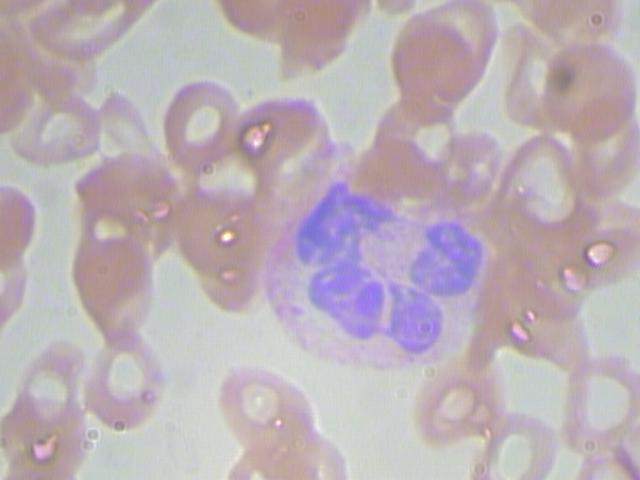
#> input picture codes . datasets/BloodImage_00000.jpg, 640 x 480 px
$ python wbc_count.py
#> lines starting #> are read from the running program, lines starting #| are printed output that depends on the picture; after the words box and inside, x2 and y2 are one past the last pixel; in counts of white or black regions, pixels touching at a corner belong together
import numpy as np
import imutils
import cv2

image = cv2.imread('BloodImage_00000.jpg')
#> image is the input picture: shape (480, 640, 3); mean B, G, R 182.3, 175.5, 187.3

dst = cv2.fastNlMeansDenoisingColored(image, None, 10, 10, 7, 15)
# [5 lines of commented-out code are left out]

rgb_image = cv2.cvtColor(dst, cv2.COLOR_BGR2RGB)
cv2.imwrite("RGB_image.jpg",rgb_image)

new_image = cv2.medianBlur(rgb_image, 5)
cv2.imwrite("median_blur.jpg",new_image)

hsv_image = cv2.cvtColor(new_image, cv2.COLOR_RGB2HSV)
#> hsv_image: shape (480, 640, 3); mean H, S, V 94.9, 25.5, 191.9
h, s, v = cv2.split(hsv_image)
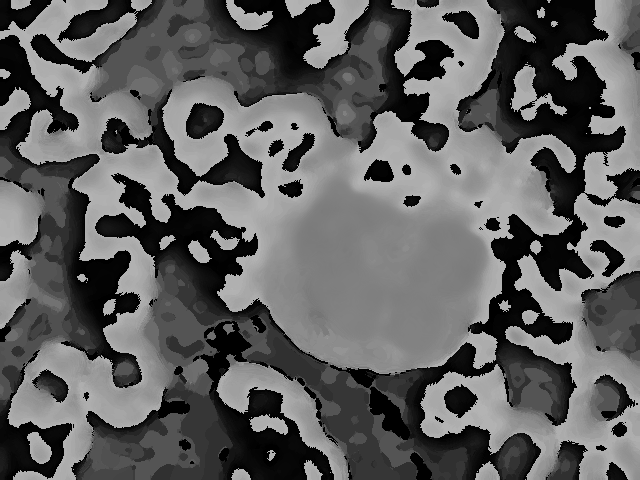
#> h: shape (480, 640); min 0, max 179, mean 94.9
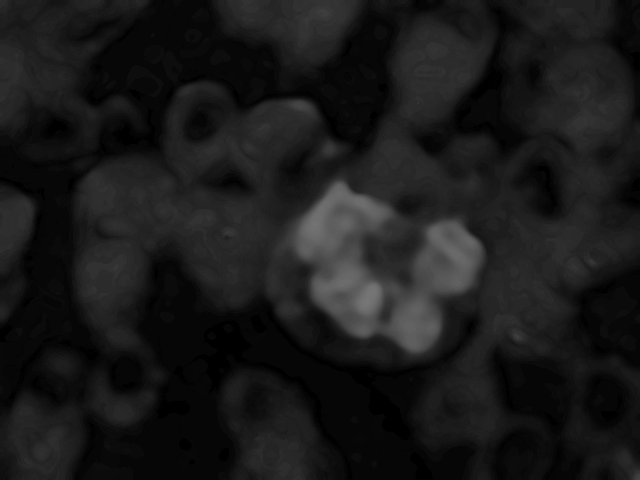
#> s: shape (480, 640); min 0, max 118, mean 25.5
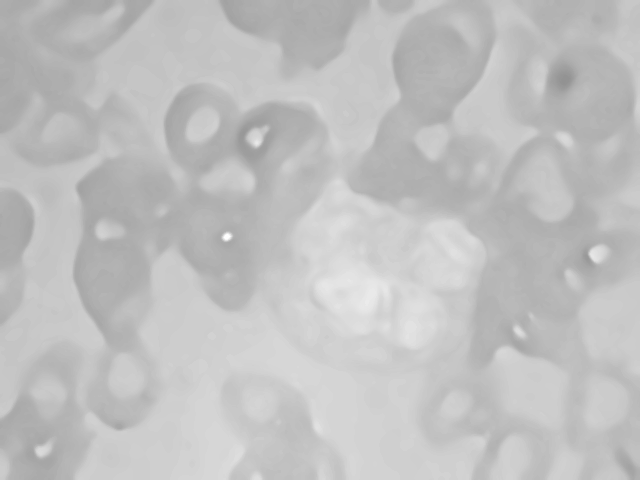
#> v: shape (480, 640); min 146, max 254, mean 191.9
cv2.imwrite("H.jpg",h)
cv2.imwrite("S.jpg",s)
cv2.imwrite("V.jpg",v)

ret,th1 = cv2.threshold(h,180,255, cv2.THRESH_BINARY+cv2.THRESH_OTSU)
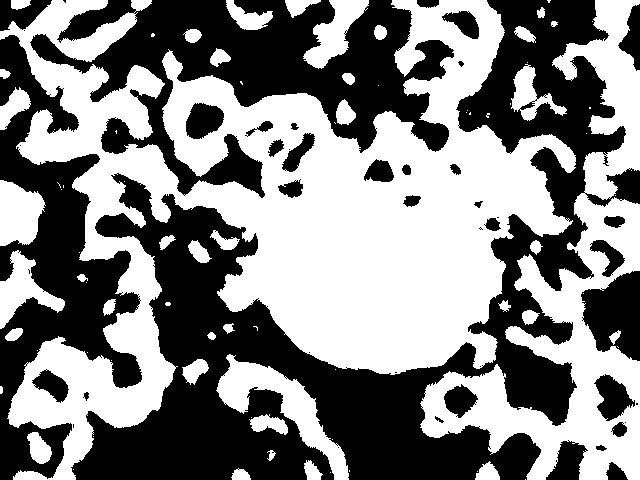
#> th1: shape (480, 640); 51.3% white; 47 black regions (15 under 20 px)
#> ret = 90
cv2.imwrite('Binary_image.jpg',th1)

kernel = np.ones((5,5), dtype = "uint8")/9
bilateral = cv2.bilateralFilter(th1, 9 , 75, 75)
erosion = cv2.erode(bilateral, kernel, iterations = 6)
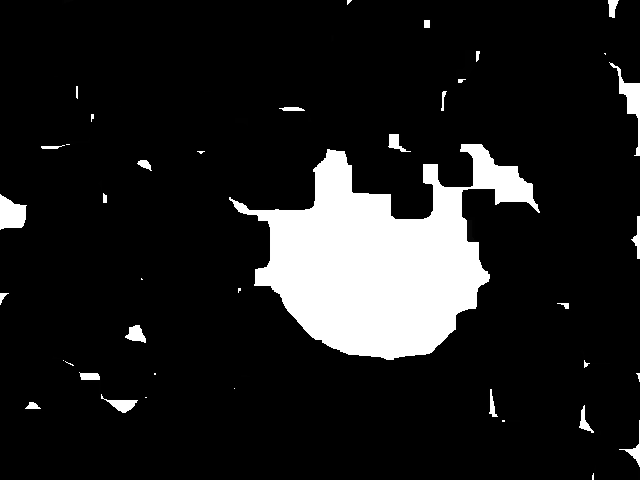
#> erosion: shape (480, 640); min 0, max 255, mean 30.3
cv2.imwrite('mask_erosion.jpg', erosion)

# find contours in the thresholded image
cnts = cv2.findContours(th1.copy(), cv2.RETR_EXTERNAL,cv2.CHAIN_APPROX_SIMPLE)
#> cnts = 81 contours, 42 with area under 20; largest, box (x1, y1, x2, y2) and area: (0, 0, 576, 480) 110332, (420, 0, 640, 480) 31156, (216, 354, 349, 480) 4313, (0, 180, 46, 246) 2149, (0, 250, 65, 329) 1904
cnts = imutils.grab_contours(cnts)
print("[INFO] {} unique contours found".format(len(cnts)))
#| [INFO] 81 unique contours found

# loop over the contours
for (i, c) in enumerate(cnts):
    # draw the contour
    ((x, y), _) = cv2.minEnclosingCircle(c)
    cv2.putText(image, "#{}".format(i + 1), (int(x) - 10, int(y)),
    cv2.FONT_HERSHEY_SIMPLEX, 0.6, (0, 0, 255), 2)
    cv2.drawContours(image, [c], -1, (0, 255, 0), 2)
#> this loop made 81 passes
#> (x, y) on passes 1, 2, 3, 5, 6, 7, 8, 9, 10, 11, 12, 13: (525, 479), (330, 472), (477, 471), (73, 469), (240.6, 477), (487, 473.9), (313, 469.5), (270.5, 455), (332, 439), (93, 436), (37.5, 447.5), (251, 417)
#> (c, x, y) on passes 4, 22, 43, 49, 51, 53: ([[349, 470], [349, 471]], 349, 470.5), ([[617, 346], [618, 347]], 617.5, 346.5), ([[63, 185], [63, 187]], 63, 186), ([[116, 130], [115, 131], [116, 132], [116, 133]], 116, 131.5), ([[334, 122], [335, 123]], 334.5, 122.5), ([[470, 112], [469, 113], [469, 114], [470, 114]], 469.5, 113)
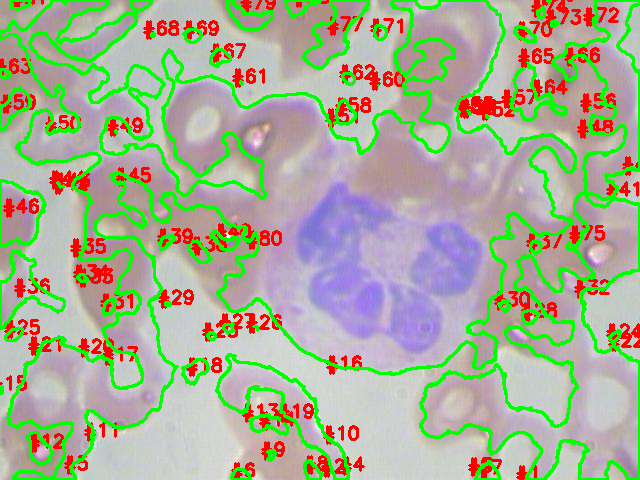
#> image: shape (480, 640, 3); mean B, G, R 149.4, 175.3, 167.3

# show the output image
cv2.imshow("Image", image)
cv2.waitKey(0)
cv2.imwrite('Contour_Image.jpg',image)
